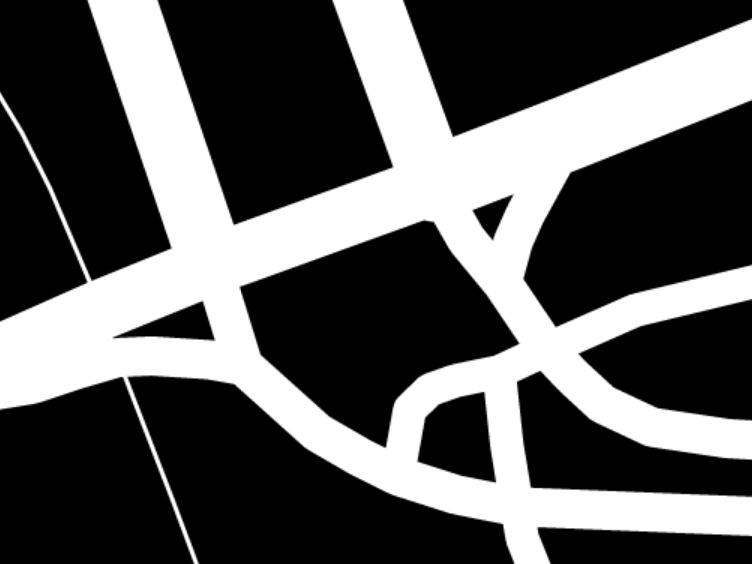
%> input picture image3.jpeg, 752 x 564 px
$ octave PRMDubins.m   (GNU Octave 9; MATLAB toolbox functions it lacks are replaced by stand-ins)
%> lines starting %> are read from the running program, lines starting %| are printed output that depends on the picture; in (x1, y1, x2, y2) boxes, pixels count from 0 and x2, y2 are one past the last pixel; in counts of white or black regions, pixels touching at a corner belong together; the program's own positions count from 1
clc
clear all
close all
%% Creating the map
% Binary Occupancy Map
image=imread('image3.jpeg');
%> image is the input picture: size 564x752x3 uint8; min 0, max 255, mean 91.2
image=imresize(image,0.15);
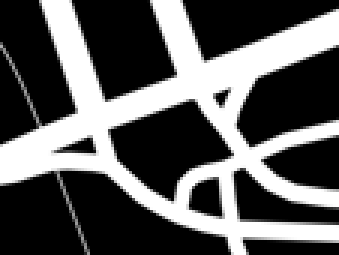
%> image: size 85x113x3 uint8 (shown 3 times larger); min 0, max 255, mean 91.3
grayimage=rgb2gray(image);
bwimage=grayimage < 100;
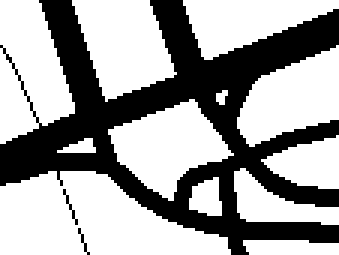
%> bwimage: size 85x113 logical (shown 3 times larger); 63.2% white; 3 black regions (2 under 20 px), largest, box (x1, y1, x2, y2) and area: (0, 0, 113, 85) 3510
%> (the run ends here)
